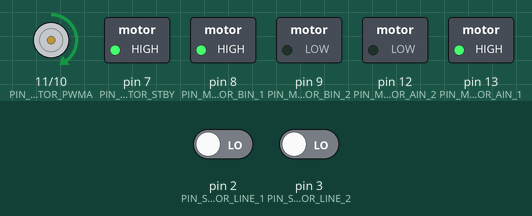
This sketch was run on a simulated Arduino Uno, built with avr-gcc and run on an emulated ATmega328P. Shown: motor-driver pin pairs drawn as motors (green arrow = first pin HIGH = forward, orange = second pin HIGH = backward, longer = more drive, stopped while the standby pin is LOW), switched loads named in the sketch (green lamp = pin HIGH). The inputs (shaded band) are chosen by the test bench; at power-on: pin 3 (PIN_SENSOR_LINE_2) LOW, pin 2 (PIN_SENSOR_LINE_1) LOW.

Above: at 1.2 s.
1.3 s: pin 3 (PIN_SENSOR_LINE_2) driven HIGH
At 1.8 s:
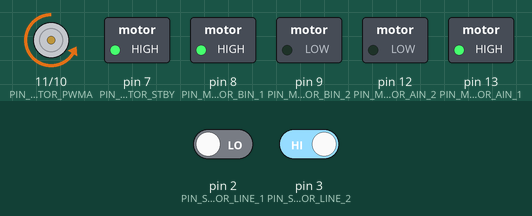
2.8 s: pin 2 (PIN_SENSOR_LINE_1) driven HIGH
At 3.1 s:
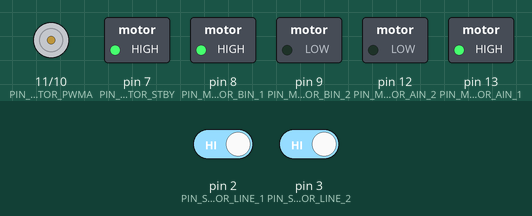
4.3 s: pin 2 (PIN_SENSOR_LINE_1) driven LOW
At 5.3 s:
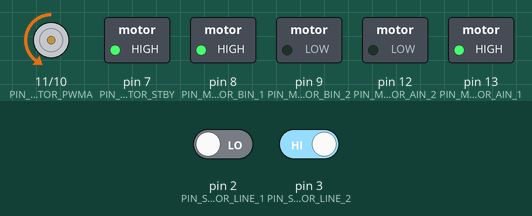
Timing chart, 0 to 7.3 s (numbered marks = the images above; inputs shaded):
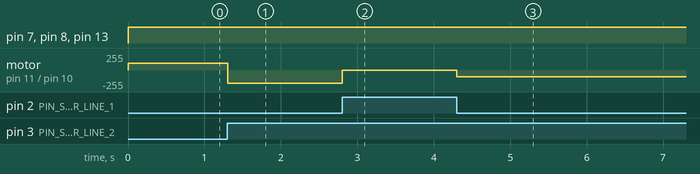

The sketch:

app.ino
```cpp
#include "app.h"

LineSensor lineSensor1(PIN_SENSOR_LINE_1);
LineSensor lineSensor2(PIN_SENSOR_LINE_2);

UltrasonicSensor ultrasonicSensor(PIN_SENSOR_ULTRASONIC_TRIGGER, PIN_SENSOR_ULTRASONIC_ECHO, 100000);

MotorController motor2(PIN_MOTOR_BIN_1, PIN_MOTOR_BIN_2, PIN_MOTOR_PWMB, PIN_MOTOR_STBY, 1);
MotorController motor1(PIN_MOTOR_AIN_1, PIN_MOTOR_AIN_2, PIN_MOTOR_PWMA, PIN_MOTOR_STBY, 1);
Engine engine(motor1, motor2);

void app(LineSensor lineSensorLeft, LineSensor lineSensorRight, Engine engine)
{
  // Read sensor signal
  lineSensorLeft.setReading();
  lineSensorRight.setReading();

  engine.drive(200);

  // Check for derailment
  while (lineSensorRight.getReading() == 0)
  {
    engine.stopTurn(100, engine.right);
    delay(50);
    lineSensorRight.setReading();
  };

  while (lineSensorLeft.getReading() == 0)
  {
    engine.stopTurn(100, engine.left);
    delay(50);
    lineSensorLeft.setReading();
  };
}

void setup()
{
  Serial.begin(9600);
}

void loop()
{
  app(lineSensor1, lineSensor2, engine);
  delay(1);
}
```

app.h
```cpp
#include <Arduino.h>

#include "src/cpp/engine/Engine.h"
#include "src/cpp/motor-controller/MotorController.h"
#include "src/cpp/line-sensor/LineSensor.h"
#include "src/cpp/ultrasonic-sensor/UltrasonicSensor.h"
#include "Pins.h"
```

engine.cpp
```cpp
#include "Engine.h"

Engine::Engine(MotorController motorLeft, MotorController motorRight)
    : m_motorLeft(motorLeft), m_motorRight(motorRight)
{
}

void Engine::drive(int16_t speed)
{
    m_motorLeft.drive(speed);
    m_motorRight.drive(speed);
}

void Engine::kill()
{
    m_motorLeft.stop();
    m_motorRight.stop();
}

void Engine::stopTurn(int16_t speed, bool direction)
{
    if (direction)
    {
        m_motorLeft.drive(speed);
        m_motorRight.drive(0);
    }
    else
    {
        m_motorLeft.drive(0);
        m_motorRight.drive(speed);
    }
}
```

engine.h
```cpp
#include <Arduino.h>
#include "../motor-controller/MotorController.h"

#ifndef ENGINE_H_INCLUDED
#define ENGINE_H_INCLUDED

class Engine
{
public:
    // Left and right turn variables
    bool left = false, right = true;

    // Constructor
    Engine(MotorController motorLeft, MotorController motorRight);
    Engine() = default;

    // Drive motors either forwards or backwards
    // @param speed Motor speed negative or positive
    void drive(int16_t speed);

    // Puts both motors in standby
    void kill();

    // Turns the vehicle @amount of degrees in any angle
    // @param amount Amount of turn in degrees
    // @param direction Direction to turn, left or right
    //void turn(int amount, bool direction);

    // Vehicle stops and then turns @speed amount in @direction
    // @param speed Speed of wheel that turns
    // @param direction Direction to turn
    void stopTurn(int16_t speed, bool direction);

protected:
    MotorController m_motorLeft, m_motorRight;
};

#endif
```

LineSensor.cpp
```cpp
#include "LineSensor.h"

LineSensor::LineSensor(uint8_t sensorPin)
    : m_pin(sensorPin)
{
    pinMode(sensorPin, INPUT);
}

void LineSensor::setReading()
{
    uint8_t reading = digitalRead(m_pin);
    if (reading == 0 || reading == 1)
        internalReading = reading;
};
```

LineSensor.h
```cpp
#include <Arduino.h>

#ifndef LINESENSOR_H_INCLUDED
#define LINESENSOR_H_INCLUDED

class LineSensor
{
public:
    // Constructor to setup pin
    LineSensor(uint8_t sensorPin);

    // Getter for line sensor
    uint8_t getReading() const { return internalReading; };

    // Setter for line sensor
    // @param reading Reading from linesensor
    void setReading();

protected:
    uint8_t m_pin;
    uint8_t internalReading = 0;
};

#endif
```

MotorController.cpp
```cpp
#include "MotorController.h"

MotorController::MotorController(uint8_t pinIn1, uint8_t pinIn2, uint8_t pinPwm, uint8_t pinStby, int8_t offset)
    : m_in1(pinIn1), m_in2(pinIn2), m_pwm(pinPwm), m_standby(pinStby), m_offset(offset)
{
    pinMode(m_in1, OUTPUT);
    pinMode(m_in2, OUTPUT);
    pinMode(m_pwm, OUTPUT);
    pinMode(m_standby, OUTPUT);
}

void MotorController::drive(int16_t speed)
{
    digitalWrite(m_standby, HIGH);
    speed = speed * m_offset;
    if (speed >= 0)
        forward(speed);
    else
        reverse(-speed);
}

void MotorController::brake()
{
    digitalWrite(m_in1, HIGH);
    digitalWrite(m_in2, HIGH);
    analogWrite(m_pwm, 0);
}

void MotorController::stop()
{
    digitalWrite(m_standby, LOW);
}

// Private

void MotorController::forward(int16_t speed)
{
    digitalWrite(m_in1, HIGH);
    digitalWrite(m_in2, LOW);
    analogWrite(m_pwm, speed);
}

void MotorController::reverse(int16_t speed)
{
    digitalWrite(m_in1, LOW);
    digitalWrite(m_in2, HIGH);
    analogWrite(m_pwm, speed);
}
```

MotorController.h
```cpp
#include <Arduino.h>

#ifndef MOTORCONTROLLER_H_INCLUDED
#define MOTORCONTROLLER_H_INCLUDED

class MotorController
{
public:
    // Constructor, sets up pins
    MotorController(uint8_t pinIn1, uint8_t pinIn2, uint8_t pinPwm, uint8_t pinStby, int8_t offset);
    MotorController() = default;

    // Drive motor forwards or backwards with offset in mind
    // @param speed MotorController speed
    void drive(int16_t speed);

    // Set motor speed to 0
    void brake();

    // Turn on standby mode
    void stop();

private:
    // Used in drive function
    // @param speed MotorController speed
    void forward(int16_t speed);
    void reverse(int16_t speed);

protected:
    // Pins
    uint8_t m_in1, m_in2, m_pwm, m_standby;
    int8_t m_offset;
};

#endif
```

UltrasonicSensor.cpp
```cpp
#include "UltrasonicSensor.h"

UltrasonicSensor::UltrasonicSensor(uint8_t triggerPin, uint8_t echoPin, int16_t timeout)
    : m_triggerPin(triggerPin), m_echoPin(echoPin), m_timeout(timeout)
{
    pinMode(m_triggerPin, OUTPUT);
    pinMode(m_echoPin, INPUT);
}

uint16_t UltrasonicSensor::trigger()
{
    digitalWrite(m_triggerPin, LOW);
    delayMicroseconds(2);
    digitalWrite(m_triggerPin, HIGH);
    delayMicroseconds(10);
    digitalWrite(m_triggerPin, LOW);

    m_previousMicroseconds = micros();
    while (!digitalRead(m_echoPin) && (micros() - m_previousMicroseconds) <= m_timeout)
        ;
    m_previousMicroseconds = micros();
    while (digitalRead(m_echoPin) && (micros() - m_previousMicroseconds) <= m_timeout)
        ;

    return micros() - m_previousMicroseconds;
}

uint8_t UltrasonicSensor::read()
{
    return trigger() / 28 / 2;
}
```

UltrasonicSensor.h
```cpp
#include <Arduino.h>

#ifndef ULTRASONICSENSOR_H_INCLUDED
#define ULTRASONICSENSOR_H_INCLUDED

class UltrasonicSensor
{
public:
    // Constructor that sets the correct pinmode
    UltrasonicSensor(uint8_t triggerPin, uint8_t echoPin, int16_t timeout);

    // Triggers ultrasonic sensor and returns value
    // @return Time it took for ultrasonic sensor to get back a result
    uint16_t trigger();

    // Reads the distance in CM
    // @return Distance in CM
    uint8_t read();

protected:
    uint8_t m_triggerPin, m_echoPin;
    uint16_t m_timeout, m_previousMicroseconds;
};

#endif
```

pins.h
```cpp
#define PIN_SENSOR_LINE_1 2
#define PIN_SENSOR_LINE_2 3
#define PIN_SENSOR_ULTRASONIC_TRIGGER 4
#define PIN_SENSOR_ULTRASONIC_ECHO 5
#define PIN_MOTOR_AIN_1 13
#define PIN_MOTOR_AIN_2 12
#define PIN_MOTOR_PWMA 11 // Must be on PWM pin
#define PIN_MOTOR_STBY 7
#define PIN_MOTOR_BIN_1 8
#define PIN_MOTOR_BIN_2 9
#define PIN_MOTOR_PWMB 10 // Must be on PWM pin
```

Measured:
- after the input at 1.3 s, motor on pin 11 (PIN_MOTOR_PWMA) / pin 10 (PIN_MOTOR_PWMB): forward 100/255 → backward 200/255 at once
- after the input at 2.8 s, motor on pin 11 (PIN_MOTOR_PWMA) / pin 10 (PIN_MOTOR_PWMB): backward 200/255 → stopped at once
- after the input at 4.3 s, motor on pin 11 (PIN_MOTOR_PWMA) / pin 10 (PIN_MOTOR_PWMB): stopped → backward 100/255 at once
